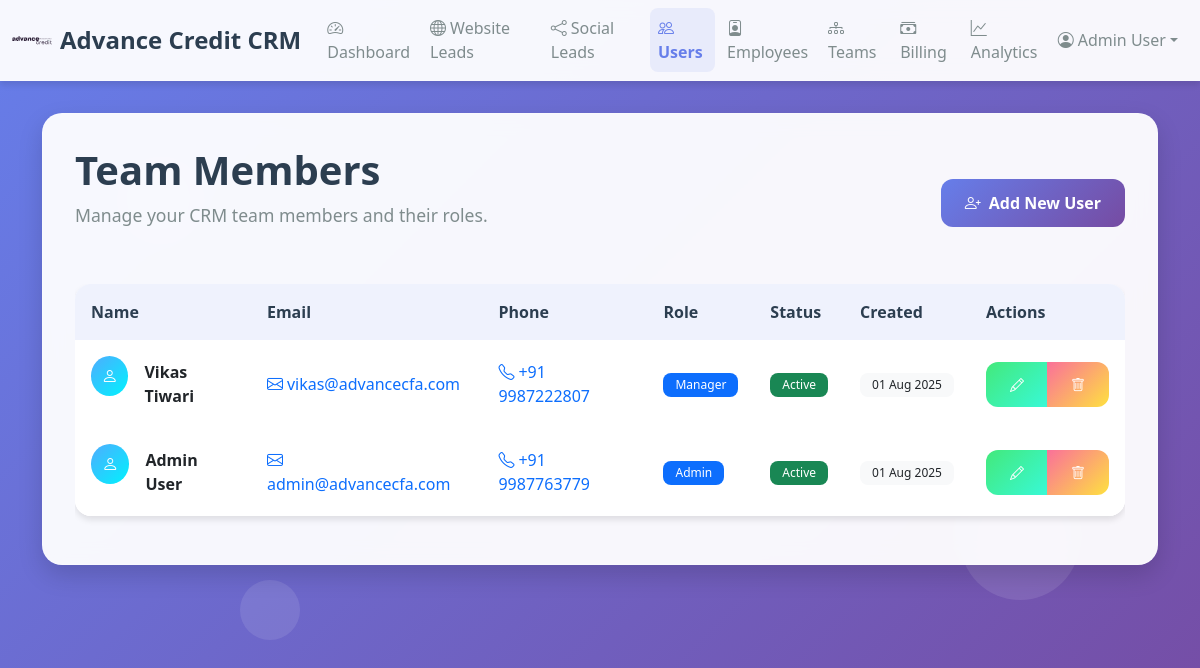
The page /crm/users (signed in) on the database its author committed.
### src/shared/crm_models.py (models this page shows)
class User(CRMBase):
    __tablename__ = "users"
    user_id = Column(Integer, primary_key=True, index=True)
    name = Column(String(128), nullable=False)
    email = Column(String(128), unique=True, nullable=False)
    phone = Column(String(32), unique=True, nullable=False)
    password_hash = Column(String(128), nullable=False)
    role = Column(String(32), default="employee")
    is_active = Column(Boolean, default=True)
    created_at = Column(DateTime, server_default=func.now())
    employee = relationship("Employee", back_populates="user", uselist=False)

### src/crm/routes.py (the view)
@router.get("/users", response_class=HTMLResponse)
def users_list(request: Request, db: Session = Depends(get_db)):
    user_id = request.session.get("user_id")
    if not user_id:
        return RedirectResponse("/crm/unauthorized", status_code=status.HTTP_302_FOUND)
    user = db.query(User).filter(User.user_id == user_id).first()
    if not user or user.role != "admin":
        return RedirectResponse("/crm/unauthorized", status_code=status.HTTP_302_FOUND)
    users = db.query(User).order_by(User.created_at.desc()).all()
    return templates.TemplateResponse("users.html", {"request": request, "users": users})

### src/crm/templates/users.html (shortened to what this page needs)
{% extends 'base.html' %}
{% block content %}
<div class="glass-card">
    <div class="d-flex justify-content-between align-items-center mb-4">
        <div>
            <h1 class="page-title">Team Members</h1>
            <p class="page-subtitle">Manage your CRM team members and their roles.</p>
        </div>
        <div class="d-flex gap-2">
            <a href="/crm/users/new" class="btn btn-primary-modern btn-modern">
                <i class="bi bi-person-plus me-2"></i>Add New User
            </a>
        </div>
    </div>
    <div class="table-responsive">
        <table class="table table-modern" id="usersTable">
            <thead>
                <tr>
                    <th>Name</th>
                    <th>Email</th>
                    <th>Phone</th>
                    <th>Role</th>
                    <th>Status</th>
                    <th>Created</th>
                    <th>Actions</th>
                </tr>
            </thead>
            <tbody>
                {% for user in users %}
                <tr>
                    <td>
                        <div class="d-flex align-items-center">
                            <div class="stats-icon success me-3" style="width: 40px; height: 40px; font-size: 1rem;">
                                <i class="bi bi-person"></i>
                            </div>
                            <div>
                                <strong>{{ user.name }}</strong>
                            </div>
                        </div>
                    </td>
                    <td>
                        <a href="mailto:{{ user.email }}" class="text-decoration-none">
                            <i class="bi bi-envelope me-1"></i>{{ user.email }}
                        </a>
                    </td>
                    <td>
                        <a href="tel:{{ user.phone }}" class="text-decoration-none">
                            <i class="bi bi-telephone me-1"></i>{{ user.phone }}
                        </a>
                    </td>
                    <td>
                        <span class="badge badge-modern bg-primary">{{ user.role|title }}</span>
                    </td>
                    <td>
                        {% if user.is_active %}
                        <span class="badge badge-modern bg-success">Active</span>
                        {% else %}
                        <span class="badge badge-modern bg-danger">Inactive</span>
                        {% endif %}
                    </td>
                    <td>
                        <span class="badge badge-modern bg-light text-dark">
                            {{ user.created_at.strftime('%d %b %Y') }}
                        </span>
                    </td>
                    <td>
                        <div class="btn-group" role="group">
                            <a href="/crm/users/{{ user.user_id }}/edit" class="btn btn-sm btn-warning-modern btn-modern" title="Edit">
                                <i class="bi bi-pencil"></i>
                            </a>
                            <button class="btn btn-sm btn-danger-modern btn-modern"
                                    onclick="confirmDelete('{{ user.user_id }}', '{{ user.name }}')"
                                    title="Delete">
                                <i class="bi bi-trash"></i>
                            </button>
                        </div>
                    </td>
                </tr>
                {% endfor %}
            </tbody>
        </table>
    </div>
</div>
{% endblock %}

### src/crm/templates/base.html (shortened to what this page needs)
<!DOCTYPE html>
<html lang="en">
<head>
    <link href="https://cdn.jsdelivr.net/npm/bootstrap@5.3.0/dist/css/bootstrap.min.css" rel="stylesheet">
    <link href="https://cdn.jsdelivr.net/npm/bootstrap-icons@1.10.0/font/bootstrap-icons.css" rel="stylesheet">
</head>
<body>
    <div class="floating-shapes">
        <div class="shape"></div>
    </div>
    <nav class="navbar navbar-expand-lg">
        <div class="container-fluid">
            <a class="navbar-brand d-flex align-items-center" href="/crm/dashboard">
                <img src="/crm/static/ac-logo-1.svg" alt="Logo" width="40" height="40" class="me-2">
                Advance Credit CRM
            </a>
            <div class="collapse navbar-collapse" id="navbarNav">
                <ul class="navbar-nav me-auto">
                    <li class="nav-item">
                        <a class="nav-link {% if request.url.path == '/crm/dashboard' %}active{% endif %}" href="/crm/dashboard">
                            <i class="bi bi-speedometer2 me-1"></i>Dashboard
                        </a>
                    </li>
                    <li class="nav-item">
                        <a class="nav-link {% if request.url.path.startswith('/crm/website-leads') %}active{% endif %}" href="/crm/website-leads">
                            <i class="bi bi-globe me-1"></i>Website Leads
                        </a>
                    </li>
                    <li class="nav-item">
                        <a class="nav-link {% if request.url.path.startswith('/crm/social-leads') %}active{% endif %}" href="/crm/social-leads">
                            <i class="bi bi-share me-1"></i>Social Leads
                        </a>
                    </li>
                    <li class="nav-item">
                        <a class="nav-link {% if request.url.path.startswith('/crm/users') %}active{% endif %}" href="/crm/users">
                            <i class="bi bi-people me-1"></i>Users
                        </a>
                    </li>
                    <li class="nav-item">
                        <a class="nav-link {% if request.url.path.startswith('/crm/employees') %}active{% endif %}" href="/crm/employees">
                            <i class="bi bi-person-badge me-1"></i>Employees
                        </a>
                    </li>
                    <li class="nav-item">
                        <a class="nav-link {% if request.url.path.startswith('/crm/teams') %}active{% endif %}" href="/crm/teams">
                            <i class="bi bi-diagram-3 me-1"></i>Teams
                        </a>
                    </li>
                    <li class="nav-item">
                        <a class="nav-link {% if request.url.path.startswith('/crm/billing') %}active{% endif %}" href="/crm/billing">
                            <i class="bi bi-cash-stack me-1"></i>Billing
                        </a>
                    </li>
                    <li class="nav-item">
                        <a class="nav-link {% if request.url.path.startswith('/crm/analytics') %}active{% endif %}" href="/crm/analytics">
                            <i class="bi bi-graph-up me-1"></i>Analytics
                        </a>
                    </li>
                </ul>
                <ul class="navbar-nav">
                    {% if request.session.get('user_id') %}
                    <li class="nav-item dropdown">
                        <a class="nav-link dropdown-toggle d-flex align-items-center" href="#" data-bs-toggle="dropdown">
                            <i class="bi bi-person-circle me-1"></i>
                            {{ request.session.get('user_name', 'Profile') }}
                        </a>
                    </li>
                    {% else %}
                    <li class="nav-item">
                        <a class="nav-link" href="/crm/login"><i class="bi bi-box-arrow-in-right me-1"></i>Login</a>
                    </li>
                    {% endif %}
                </ul>
            </div>
        </div>
    </nav>
    <div class="main-container">
        <div class="container">
            {% block content %}{% endblock %}
        </div>
    </div>
</body>
</html>

### src/crm/templates/base.html (style rules this page uses)
:root { --primary-gradient: linear-gradient(135deg, #667eea 0%, #764ba2 100%); --secondary-gradient: linear-gradient(135deg, #f093fb 0%, #f5576c 100%); --success-gradient: linear-gradient(135deg, #4facfe 0%, #00f2fe 100%); --warning-gradient: linear-gradient(135deg, #43e97b 0%, #38f9d7 100%); --danger-gradient: linear-gradient(135deg, #fa709a 0%, #fee140 100%); --glass-bg: rgba(255, 255, 255, 0.95); --glass-border: rgba(255, 255, 255, 0.2); --text-primary: #2c3e50; --text-secondary: #7f8c8d; --shadow-light: 0 4px 6px rgba(0, 0, 0, 0.1); --shadow-medium: 0 10px 25px rgba(0, 0, 0, 0.15); --shadow-heavy: 0 20px 40px rgba(0, 0, 0, 0.1); }
body { background: var(--primary-gradient); min-height: 100vh; font-family: 'Segoe UI', Tahoma, Geneva, Verdana, sans-serif; color: var(--text-primary); }
.navbar { background: var(--glass-bg); backdrop-filter: blur(10px); border-bottom: 1px solid var(--glass-border); box-shadow: var(--shadow-light); }
.navbar-brand { font-weight: 700; font-size: 1.5rem; color: var(--text-primary) !important; }
.nav-link { color: var(--text-secondary) !important; font-weight: 500; transition: all 0.3s ease; border-radius: 8px; margin: 0 2px; }
.nav-link.active { color: #667eea !important; background: rgba(102, 126, 234, 0.1); font-weight: 600; }
.main-container { min-height: calc(100vh - 80px); padding: 2rem 0; }
.glass-card { background: var(--glass-bg); backdrop-filter: blur(10px); border-radius: 20px; border: 1px solid var(--glass-border); box-shadow: var(--shadow-medium); padding: 2rem; margin-bottom: 2rem; }
.stats-icon { width: 60px; height: 60px; border-radius: 50%; display: flex; align-items: center; justify-content: center; font-size: 1.5rem; color: white; margin-bottom: 1rem; }
.stats-icon.success { background: var(--success-gradient); }
.btn-modern { border-radius: 12px; padding: 12px 24px; font-weight: 600; transition: all 0.3s ease; border: none; }
.btn-primary-modern { background: var(--primary-gradient); color: white; }
.btn-warning-modern { background: var(--warning-gradient); color: white; }
.btn-danger-modern { background: var(--danger-gradient); color: white; }
.table-modern { background: var(--glass-bg); backdrop-filter: blur(10px); border-radius: 16px; overflow: hidden; box-shadow: var(--shadow-light); }
.table-modern thead th { background: rgba(102, 126, 234, 0.1); border: none; color: var(--text-primary); font-weight: 600; padding: 1rem; }
.table-modern tbody td { border: none; padding: 1rem; vertical-align: middle; }
.page-title { color: var(--text-primary); font-weight: 700; font-size: 2.5rem; margin-bottom: 0.5rem; }
.page-subtitle { color: var(--text-secondary); font-size: 1.1rem; margin-bottom: 2rem; }
.floating-shapes { position: fixed; top: 0; left: 0; width: 100%; height: 100%; overflow: hidden; z-index: -1; pointer-events: none; }
.shape { position: absolute; background: rgba(255, 255, 255, 0.1); border-radius: 50%; animation: float 6s ease-in-out infinite; }
.shape:nth-child(3) { width: 60px; height: 60px; bottom: 20%; left: 20%; animation-delay: 4s; }
.badge-modern { border-radius: 8px; padding: 6px 12px; font-weight: 500; }

### rows shown on the page
User: session.get "Admin User", name "Admin User", email "admin@advancecfa.com", phone "+91 9987763779", role "Admin", is_active "Active", created_at "01 Aug 2025"
User: name "Vikas Tiwari", email "vikas@advancecfa.com", phone "+91 9987222807", role "Manager", is_active "Active", created_at "01 Aug 2025"
